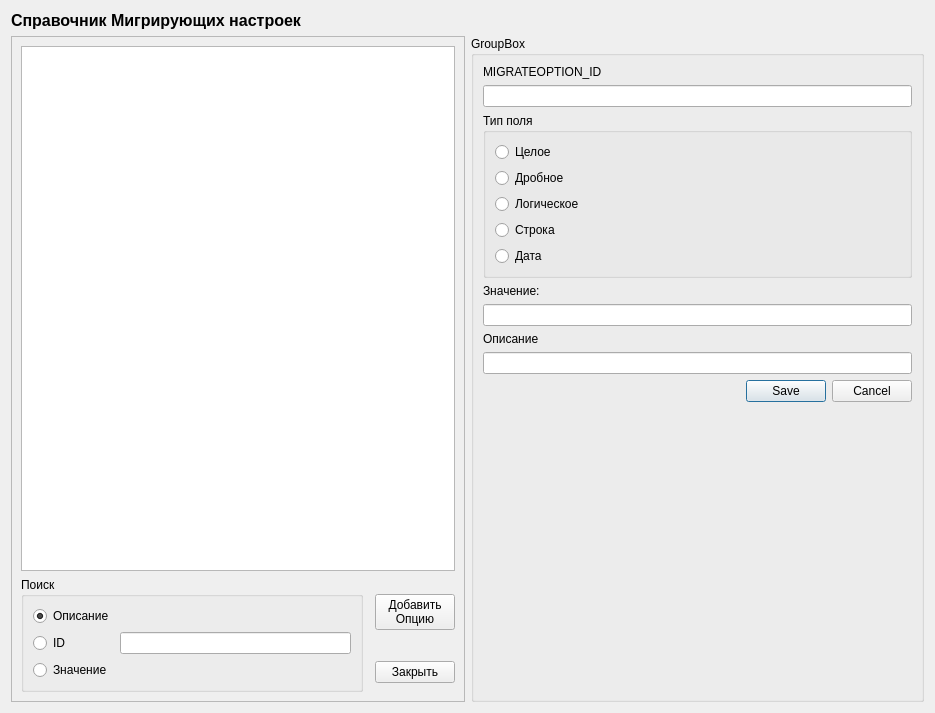
<?xml version="1.0" encoding="UTF-8"?>
<ui version="4.0">
 <class>MigrateOptionsDialog</class>
 <widget class="QDialog" name="MigrateOptionsDialog">
  <property name="geometry">
   <rect>
    <x>0</x>
    <y>0</y>
    <width>935</width>
    <height>713</height>
   </rect>
  </property>
  <property name="windowTitle">
   <string>Справочник мигрирующих настроек</string>
  </property>
  <layout class="QGridLayout" name="gridLayout_4">
   <item row="0" column="0">
    <widget class="QLabel" name="label">
     <property name="font">
      <font>
       <pointsize>12</pointsize>
       <weight>75</weight>
       <bold>true</bold>
      </font>
     </property>
     <property name="text">
      <string>Справочник Мигрирующих настроек</string>
     </property>
    </widget>
   </item>
   <item row="1" column="0">
    <widget class="QFrame" name="frameInfo">
     <property name="frameShape">
      <enum>QFrame::StyledPanel</enum>
     </property>
     <property name="frameShadow">
      <enum>QFrame::Raised</enum>
     </property>
     <layout class="QGridLayout" name="gridLayout_3">
      <item row="2" column="2">
       <widget class="QPushButton" name="pushButtonAdd">
        <property name="text">
         <string>Добавить
Опцию</string>
        </property>
       </widget>
      </item>
      <item row="0" column="0" colspan="3">
       <widget class="QTableView" name="tableView">
        <property name="editTriggers">
         <set>QAbstractItemView::NoEditTriggers</set>
        </property>
        <property name="alternatingRowColors">
         <bool>true</bool>
        </property>
        <property name="selectionBehavior">
         <enum>QAbstractItemView::SelectRows</enum>
        </property>
        <property name="sortingEnabled">
         <bool>true</bool>
        </property>
       </widget>
      </item>
      <item row="3" column="2">
       <widget class="QPushButton" name="pushButtonClose">
        <property name="text">
         <string>Закрыть</string>
        </property>
       </widget>
      </item>
      <item row="2" column="0" rowspan="2">
       <widget class="QGroupBox" name="groupBox">
        <property name="title">
         <string>Поиск</string>
        </property>
        <layout class="QGridLayout" name="gridLayout">
         <item row="2" column="0">
          <widget class="QRadioButton" name="radioButtonValue">
           <property name="text">
            <string>Значение</string>
           </property>
          </widget>
         </item>
         <item row="1" column="0">
          <widget class="QRadioButton" name="radioButtonID">
           <property name="text">
            <string>ID</string>
           </property>
           <property name="checked">
            <bool>false</bool>
           </property>
          </widget>
         </item>
         <item row="0" column="0">
          <widget class="QRadioButton" name="radioButtonComm">
           <property name="text">
            <string>Описание</string>
           </property>
           <property name="checked">
            <bool>true</bool>
           </property>
          </widget>
         </item>
         <item row="1" column="1">
          <widget class="QLineEdit" name="lineEdit"/>
         </item>
        </layout>
       </widget>
      </item>
     </layout>
    </widget>
   </item>
   <item row="1" column="1">
    <widget class="QGroupBox" name="groupBoxEdit">
     <property name="title">
      <string>GroupBox</string>
     </property>
     <layout class="QGridLayout" name="gridLayout_5">
      <item row="4" column="0">
       <widget class="QLineEdit" name="lineEditValue">
        <property name="clearButtonEnabled">
         <bool>true</bool>
        </property>
       </widget>
      </item>
      <item row="1" column="0">
       <widget class="QLineEdit" name="lineEditID"/>
      </item>
      <item row="8" column="0">
       <spacer name="verticalSpacer">
        <property name="orientation">
         <enum>Qt::Vertical</enum>
        </property>
        <property name="sizeHint" stdset="0">
         <size>
          <width>20</width>
          <height>40</height>
         </size>
        </property>
       </spacer>
      </item>
      <item row="5" column="0">
       <widget class="QLabel" name="label_4">
        <property name="text">
         <string>Описание</string>
        </property>
       </widget>
      </item>
      <item row="6" column="0">
       <widget class="QLineEdit" name="lineEditComment">
        <property name="clearButtonEnabled">
         <bool>true</bool>
        </property>
       </widget>
      </item>
      <item row="2" column="0">
       <widget class="QGroupBox" name="groupBox_2">
        <property name="title">
         <string>Тип поля</string>
        </property>
        <layout class="QGridLayout" name="gridLayout_2">
         <item row="0" column="0">
          <widget class="QRadioButton" name="radioButtonInt">
           <property name="text">
            <string>Целое</string>
           </property>
          </widget>
         </item>
         <item row="1" column="0">
          <widget class="QRadioButton" name="radioButtonFloat">
           <property name="text">
            <string>Дробное</string>
           </property>
          </widget>
         </item>
         <item row="2" column="0">
          <widget class="QRadioButton" name="radioButtonBool">
           <property name="text">
            <string>Логическое</string>
           </property>
          </widget>
         </item>
         <item row="3" column="0">
          <widget class="QRadioButton" name="radioButtonString">
           <property name="text">
            <string>Строка</string>
           </property>
          </widget>
         </item>
         <item row="4" column="0">
          <widget class="QRadioButton" name="radioButtonDate">
           <property name="text">
            <string>Дата</string>
           </property>
          </widget>
         </item>
        </layout>
       </widget>
      </item>
      <item row="3" column="0">
       <widget class="QLabel" name="label_3">
        <property name="text">
         <string>Значение:</string>
        </property>
       </widget>
      </item>
      <item row="0" column="0">
       <widget class="QLabel" name="label_2">
        <property name="text">
         <string>MIGRATEOPTION_ID</string>
        </property>
       </widget>
      </item>
      <item row="7" column="0">
       <widget class="QDialogButtonBox" name="buttonBoxEdit">
        <property name="standardButtons">
         <set>QDialogButtonBox::Cancel|QDialogButtonBox::Save</set>
        </property>
       </widget>
      </item>
     </layout>
    </widget>
   </item>
  </layout>
 </widget>
 <resources/>
 <connections/>
</ui>
